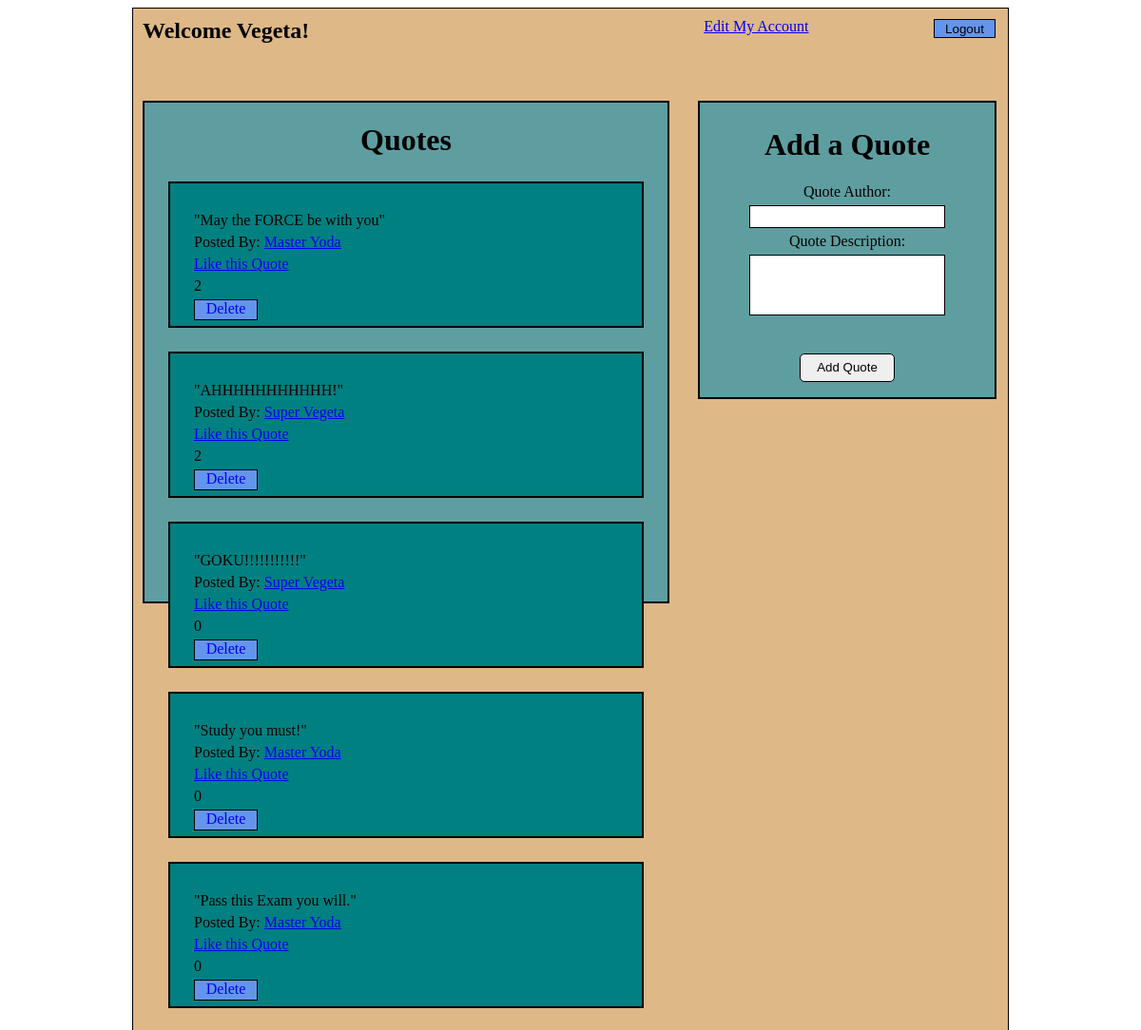
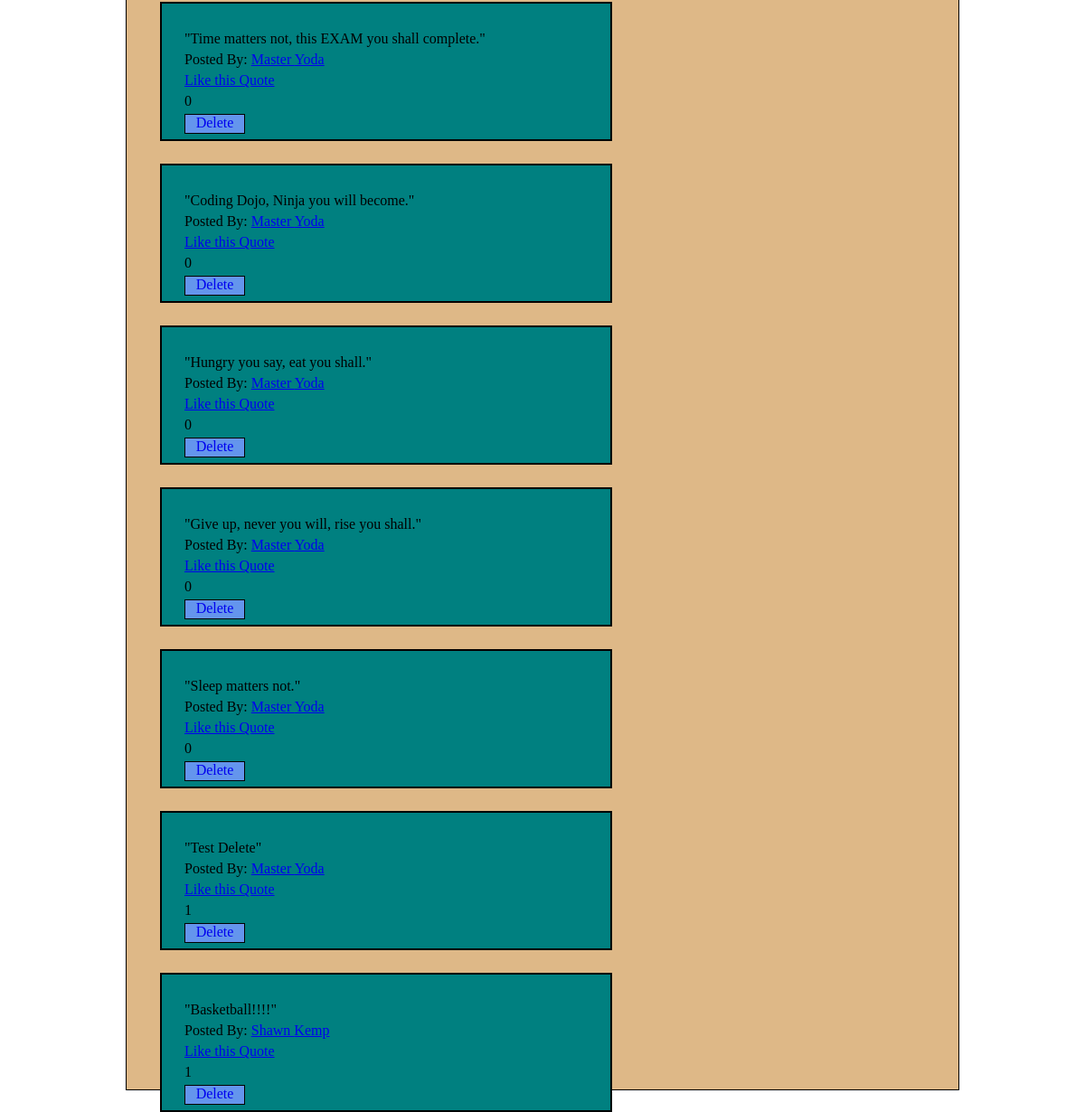
/success (signed in), run on the app's committed database (2 pictures, top to bottom).
### quoteDash_app/models.py (models this page shows)
class User(models.Model):
    first_name = models.CharField(max_length=255)
    last_name = models.CharField(max_length=255)
    email = models.CharField(max_length=255)
    password = models.CharField(max_length=255)
    created_at = models.DateTimeField(auto_now_add=True)
    updated_at = models.DateTimeField(auto_now=True)
    objects = UserManager()

class Quote(models.Model):
    quote = models.CharField(max_length=255)
    author = models.ForeignKey(User, related_name='user_quote', on_delete=models.CASCADE)
    objects = QuoteManager()
    user_likes = models.ManyToManyField(User, related_name='liked_quote')

### quoteDash_app/views.py (the view)
# urls.py: path('success', views.success),
def success(request):
    if 'user' not in request.session:
        return redirect('/')
    context = {
        'my_quotes': Quote.objects.all()
    }
    return render(request, 'uDash.html', context)

### Quote_Dash 2/quoteDash_app/templates/uDash.html (shortened to what this page needs)
<!DOCTYPE html>
<html lang="en">
<head>
    {% load static %}
    <link rel="stylesheet" href="https://unpkg.com/simplebar@latest/dist/simplebar.css">
    <link rel="stylesheet" href="{% static 'uDash_styles.css' %}">
</head>
<body>
    <div id="container">
        <div>
            <h2>Welcome {{request.session.user}}!</h2>
            <a class="edit" href="/editPRO">Edit My Account</a>
            <form  action="/Logout" method="POST">
                <input id="logout" type="submit" value="Logout">
            </form>
        </div>
        <div class="quotes" data-simplebar>
            <h1>Quotes</h1>
            {% for quote in my_quotes %}
            <div class="one_quote">
                <p>"{{quote.quote}}"</p>
                <p>Posted By: <a href="/my_quotes/{{quote.author.id}}">{{quote.author.first_name}} {{quote.author.last_name}}</a></p>
                <a href="/like/{{quote.id}}">Like this Quote</a>
                <p>{{ quote.user_likes.count}}</p>
                <a id="delete" href="/delete/{{quote.id}}">Delete</a>
            </div>
            {% endfor %}
        </div>
        <div class="add">
            <h1>Add a Quote</h1>
            <form action="/Quote" method="POST">
                Quote Author: <input type="text" name="q_auth">
                Quote Description: <input id="desc" type="text" name="q_desc">
                <input id="submitB" type="submit" value="Add Quote">
            </form>
        </div>
    </div>
</body>
</html>

### quoteDash_app/static/uDash_styles.css (style rules this page uses)
#container { width: 900px; min-height: 500px; background-color: burlywood; margin: 0px auto; padding: 10px; border: 1px solid black; }
#container h2 { display: inline-block; margin: 0px; }
.edit { display: inline; position: absolute; margin-left: 415px; }
#logout { display: inline-block; position: absolute; width: 65px; height: 20px; border: 1px solid black; text-align: center; background-color: cornflowerblue; margin-left: 832px; top: 20px; }
.quotes { display: inline-block; background-color: cadetblue; width: 550px; height: 525px; margin-top: 60px; border: 2px solid black; }
.quotes h1 { text-align: center; }
.one_quote { background-color: teal; padding: 25px; margin: 25px; min-height: 100px; border: 2px solid black; }
.one_quote p { margin: 5px 0px; }
.add { display: inline-block; position: absolute; background-color: cadetblue; width: 300px; height: 300px; margin-top: 60px; margin-left: 30px; padding: 5px; vertical-align: top; border: 2px solid black; }
.add h1 { text-align: center; }
.add form { text-align: center; }
.add input { display: block; margin: 5px auto; height: 20px; width: 200px; border: 1px solid black; }
#desc { display: block; margin: 5px auto; height: 60px; width: 200px; border: 1px solid black; }
#submitB { display: block; height: 30px; width: 100px; margin-top: 40px; border-radius: 5px; }
#delete { position: absolute; width: 65px; height: 20px; border: 1px solid black; text-align: center; background-color: cornflowerblue; margin-bottom: 1px; text-decoration: none; }

### data on the page
User: session.user "Vegeta"
Quote: quote "May the FORCE be with you", author.first_name "Master", author.last_name "Yoda", user_likes.count "2"
Quote: quote "AHHHHHHHHHHH!", author.first_name "Super", author.last_name "Vegeta", user_likes.count "2"
Quote: quote "GOKU!!!!!!!!!!!", author.first_name "Super", author.last_name "Vegeta", user_likes.count "0"
Quote: quote "Study you must!", author.first_name "Master", author.last_name "Yoda", user_likes.count "0"
Quote: quote "Pass this Exam you will.", author.first_name "Master", author.last_name "Yoda", user_likes.count "0"
Quote: quote "Time matters not, this EXAM you shall complete.", author.first_name "Master", author.last_name "Yoda", user_likes.count "0"
Quote: quote "Coding Dojo, Ninja you will become.", author.first_name "Master", author.last_name "Yoda", user_likes.count "0"
Quote: quote "Hungry you say, eat you shall.", author.first_name "Master", author.last_name "Yoda", user_likes.count "0"
Quote: quote "Give up, never you will, rise you shall.", author.first_name "Master", author.last_name "Yoda", user_likes.count "0"
Quote: quote "Sleep matters not.", author.first_name "Master", author.last_name "Yoda", user_likes.count "0"
Quote: quote "Test Delete", author.first_name "Master", author.last_name "Yoda", user_likes.count "1"
Quote: quote "Basketball!!!!", author.first_name "Shawn", author.last_name "Kemp", user_likes.count "1"
